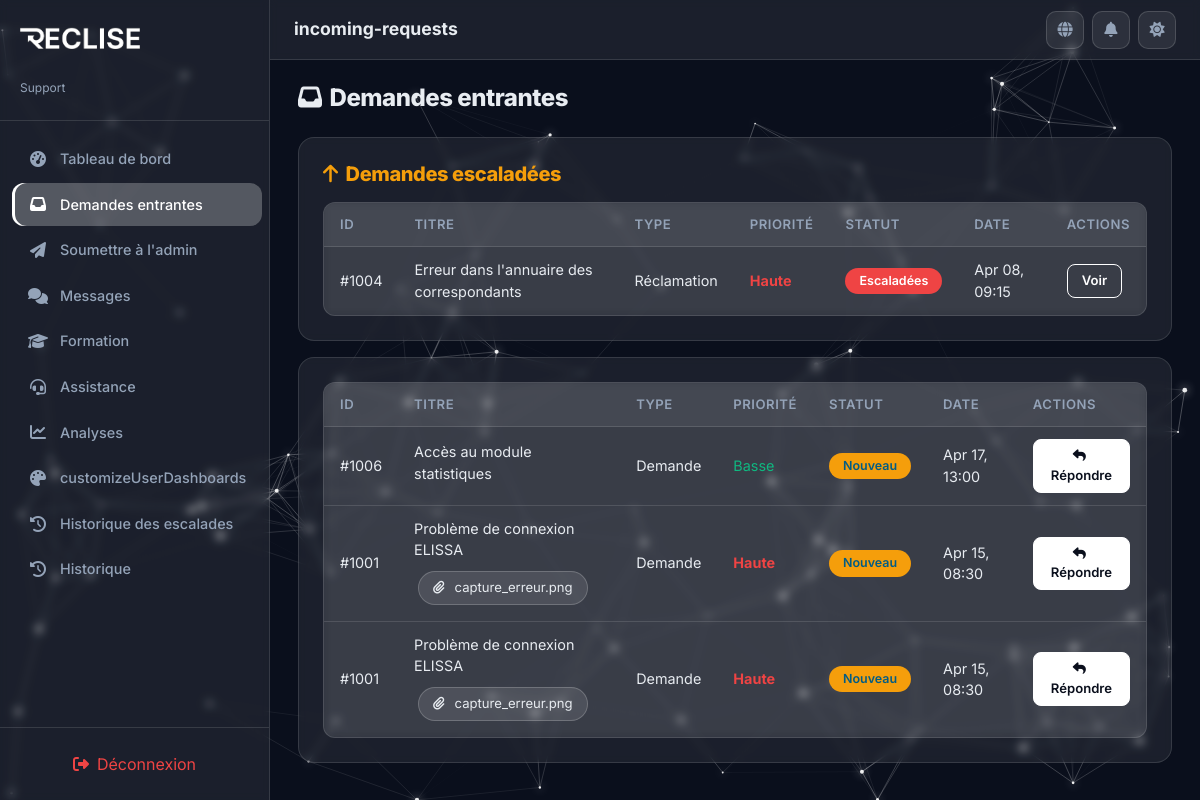
/PhtP/support/test_incoming.php, run on the app's committed database.
### tables this page shows
CREATE TABLE IF NOT EXISTS requests (
  id                INT AUTO_INCREMENT PRIMARY KEY,
  user_id           INT           NOT NULL,
  type              ENUM('request', 'complaint') NOT NULL DEFAULT 'request',
  title             VARCHAR(255)  NOT NULL,
  description       TEXT          NOT NULL,
  category          ENUM('technical', 'access', 'training') NOT NULL DEFAULT 'technical',
  priority          ENUM('low', 'medium', 'high') NOT NULL DEFAULT 'medium',
  status            ENUM('new', 'in_progress', 'resolved', 'escalated', 'closed') NOT NULL DEFAULT 'new',
  assigned_to       INT           DEFAULT NULL,
  escalated_to_admin TINYINT(1)   NOT NULL DEFAULT 0,
  request_from      ENUM('user', 'support') NOT NULL DEFAULT 'user',
  support_response  TEXT          DEFAULT NULL,
  closure_motive    VARCHAR(255)  DEFAULT NULL,
  created_at        DATETIME      NOT NULL DEFAULT CURRENT_TIMESTAMP,
  updated_at        DATETIME      NOT NULL DEFAULT CURRENT_TIMESTAMP ON UPDATE CURRENT_TIMESTAMP,

  CONSTRAINT fk_requests_user      FOREIGN KEY (user_id)     REFERENCES users(id) ON DELETE CASCADE,
  CONSTRAINT fk_requests_assigned  FOREIGN KEY (assigned_to) REFERENCES users(id) ON DELETE SET NULL
);

CREATE TABLE IF NOT EXISTS request_attachments (
  id          INT AUTO_INCREMENT PRIMARY KEY,
  request_id  INT           NOT NULL,
  file_name   VARCHAR(255)  NOT NULL,
  file_path   VARCHAR(500)  DEFAULT NULL,
  uploaded_at DATETIME      NOT NULL DEFAULT CURRENT_TIMESTAMP,

  CONSTRAINT fk_attach_request FOREIGN KEY (request_id) REFERENCES requests(id) ON DELETE CASCADE
);

### PhtP/support/test_incoming.php (called while the page is built, shortened)
<?php
require 'incoming-requests.php';

### PhtP/includes/i18n.php (called while the page is built, shortened)
<?php
function get_translations($lang = 'fr') {
    return $translations[$lang] ?? $translations['fr'];
}
function t($key, $lang = null) {
    if ($lang === null) {
        $lang = $_SESSION['lang'] ?? 'fr';
    }
    $translations = get_translations($lang);
    return $translations[$key] ?? $key;
}
?>

### PhtP/includes/functions.php (called while the page is built, shortened)
<?php
function to_camel($row) {
    $result = [];
    foreach ($row as $key => $value) {
        $camel = preg_replace_callback('/_([a-z])/', function ($m) {
            return strtoupper($m[1]);
        }, $key);
        $result[$camel] = $value;
    }
    return $result;
}
function to_camel_all($rows) {
    return array_map('to_camel', $rows);
}

### PhtP/support/incoming-requests.php (the view, shortened to what this page needs)
<?php
$currentView = 'incoming-requests';
require_once '../includes/header.php';
$stmtEsc = $pdo->query("SELECT r.*, u.full_name AS requesterName
    FROM requests r
    LEFT JOIN users u ON r.user_id = u.id
    WHERE r.escalated_to_admin = 1 AND r.status NOT IN ('resolved','closed')
     ORDER BY r.created_at DESC");
$escalatedReqs = to_camel_all($stmtEsc->fetchAll());
$stmtPend = $pdo->query("SELECT r.*, u.full_name AS requesterName
    FROM requests r
    LEFT JOIN users u ON r.user_id = u.id
    WHERE r.status NOT IN ('resolved','closed') AND (r.escalated_to_admin IS NULL OR r.escalated_to_admin = 0)
     ORDER BY r.created_at DESC");
$pendingReqs = to_camel_all($stmtPend->fetchAll());
$allReqs = array_merge($escalatedReqs, $pendingReqs);
$allIds = array_column($allReqs, 'id');
if (!empty($allIds)) {
    $placeholders = implode(',', array_fill(0, count($allIds), '?'));
    $stmtAtt = $pdo->prepare("SELECT request_id, file_name, file_path FROM request_attachments WHERE request_id IN ($placeholders)");
    $stmtAtt->execute($allIds);
    $atts = $stmtAtt->fetchAll();
}
function statusLabel($status) {
    $map = ['new' => 'statusNew', 'in_progress' => 'statusInProgress', 'resolved' => 'statusResolved', 'escalated' => 'statusEscalated', 'closed' => 'statusClosed'];
    return t($map[$status] ?? 'statusNew');
}
?>
<div class="section-header">
  <h2><i class="fas fa-inbox me-2"></i><?php echo t('incomingRequests'); ?></h2>
</div>
<?php if (!empty($escalatedReqs)): ?>
  <div class="glass-card mb-3" style="overflow-x:auto;">
    <h5 style="color:var(--warning);margin-bottom:16px;"><i class="fas fa-arrow-up me-2"></i><?php echo t('escalatedRequests'); ?></h5>
    <table class="table-glass">
      <thead>
        <tr>
          <th><?php echo t('id'); ?></th>
          <th><?php echo t('title'); ?></th>
          <th><?php echo t('type'); ?></th>
          <th><?php echo t('priority'); ?></th>
          <th><?php echo t('status'); ?></th>
          <th><?php echo t('date'); ?></th>
          <th><?php echo t('actions'); ?></th>
        </tr>
      </thead>
      <tbody>
         <?php foreach ($escalatedReqs as $req): ?>
          <tr>
            <td>#<?= $req['id'] ?></td>
            <td><?= htmlspecialchars($req['title']) ?></td>
            <td><?= $req['type'] === 'complaint' ? t('complaint') : t('request') ?></td>
            <td><span class="priority-<?= $req['priority'] ?>"><?php echo t($req['priority']); ?></span></td>
            <td><span class="status-pill status-escalated"><?php echo t('escalated'); ?></span></td>
            <td><?= $req['createdAt'] ? date('M d, H:i', strtotime($req['createdAt'])) : 'N/A' ?></td>
             <td>
              <button class="btn btn-outline-neon btn-sm" onclick="RecLise.showReplyModal(<?= $req['id'] ?>)"><?php echo t('view'); ?></button>
            </td>
          </tr>
        <?php endforeach; ?>
      </tbody>
    </table>
  </div>
<?php endif; ?>
<div class="glass-card" style="overflow-x:auto;">
    <table class="table-glass">
      <thead>
        <tr>
          <th><?php echo t('id'); ?></th>
          <th><?php echo t('title'); ?></th>
          <th><?php echo t('type'); ?></th>
          <th><?php echo t('priority'); ?></th>
          <th><?php echo t('status'); ?></th>
          <th><?php echo t('date'); ?></th>
          <th><?php echo t('actions'); ?></th>
        </tr>
      </thead>
      <tbody>
        <?php if (empty($pendingReqs)): ?>
          <tr><td colspan="7" class="text-center" style="padding:30px;color:var(--text-secondary)"><?php echo t('noResults'); ?></td></tr>
        <?php else: ?>
          <?php foreach ($pendingReqs as $req): ?>
            <tr>
              <td>#<?= $req['id'] ?></td>
              <td>
               <?= htmlspecialchars($req['title']) ?>
                <div style="margin-top:6px;">
                  <?php if (!empty($req['attachments'])):
                    foreach ($req['attachments'] as $att): ?>
                      <span class="chip" style="cursor:pointer;margin-right:4px;" onclick="window.open('/pfeeeee/PhtP/<?= htmlspecialchars($att['file_path']) ?>', '_blank')">
                        <i class="fas fa-paperclip me-1"></i><?= htmlspecialchars($att['file_name']) ?>
                      </span>
                    <?php endforeach; endif; ?>
                </div>
             </td>
              <td><?= $req['type'] === 'complaint' ? t('complaint') : t('request') ?></td>
              <td><span class="priority-<?= $req['priority'] ?>"><?php echo t($req['priority']); ?></span></td>
              <td><span class="status-pill status-<?= str_replace('_', '-', $req['status']) ?>"><?php echo statusLabel($req['status']); ?></span></td>
              <td><?= $req['createdAt'] ? date('M d, H:i', strtotime($req['createdAt'])) : 'N/A' ?></td>
            <td>
              <button class="btn btn-neon btn-sm" onclick="RecLise.showReplyModal(<?= $req['id'] ?>)"><i class="fas fa-reply me-1"></i><?php echo t('reply'); ?></button>
            </td>
            </tr>
          <?php endforeach; ?>
        <?php endif; ?>
      </tbody>
    </table>
  </div>
<?php require_once '../includes/footer.php'; ?>

### PhtP/includes/header.php (shortened to what this page needs)
<?php
require_once __DIR__ . '/functions.php';
require_once __DIR__ . '/i18n.php';
$currentView = $currentView ?? 'dashboard';
$lang = $_SESSION['lang'] ?? 'fr';
if ($currentView !== 'dashboard') {
    array_unshift($_SESSION['recent_pages'], $currentView);
}
$theme = $_SESSION['theme'] ?? 'dark';
$dir = ($lang === 'ar') ? 'rtl' : 'ltr';
?>
<!DOCTYPE html>
<html lang="<?= $lang ?>" data-bs-theme="<?= $theme ?>" dir="<?= $dir ?>">
<head>
    <link href="https://cdn.jsdelivr.net/npm/bootstrap@5.3.2/dist/css/bootstrap.min.css" rel="stylesheet">
    <link href="https://cdnjs.cloudflare.com/ajax/libs/font-awesome/6.4.0/css/all.min.css" rel="stylesheet">
    <link href="/pfeeeee/PhtP/assets/css/styles.css" rel="stylesheet">
</head>
<body class="<?= $dir === 'rtl' ? 'rtl' : '' ?>">
    <canvas id="particleCanvas"></canvas>
    <div id="appShell">
        <?php require_once __DIR__ . '/sidebar.php'; ?>
        <?php require_once __DIR__ . '/topbar.php'; ?>
        <main class="main-content" id="mainContent">

### PhtP/includes/sidebar.php (shortened to what this page needs)
<nav class="sidebar" id="sidebar">
   <div class="sidebar-header">
    <div>
       <img src="/pfeeeee/Untitled-1rg.png" alt="Logo" class="sidebar-logo" id="sidebarLogoDark" style="display:none;" />
      <small id="sidebarRoleLabel"><?php
        $roleLabels = ['admin' => 'Admin', 'support' => 'Support', 'user' => 'User'];
        echo $roleLabels[$_SESSION['role']] ?? 'User';
      ?></small>
    </div>
  </div>
  <ul class="nav flex-column" id="sidebarNav">
    <?php
    $role = $_SESSION['role'];
    $items = $sidebarItems[$role] ?? $sidebarItems['user'];
    foreach ($items as $item):
      $active = ($currentView === $item['view']) ? 'active' : '';
      $path = "/pfeeeee/PhtP/{$role}/{$item['view']}.php";
    ?>
      <li class="nav-item">
        <a class="nav-link <?= $active ?>" href="<?= $path ?>">
          <i class="fas <?= $item['icon'] ?>"></i>
          <span><?php echo t($item['label']); ?></span>
        </a>
      </li>
    <?php endforeach; ?>
  </ul>
  <div class="sidebar-footer" id="sidebarFooter">
    <button class="btn-logout" onclick="RecLise.handleLogout()" title="<?php echo t('logout'); ?>">
      <i class="fas fa-right-from-bracket"></i>
      <span><?php echo t('logout'); ?></span>
    </button>
  </div>
</nav>

### PhtP/includes/topbar.php (shortened to what this page needs)
<div class="topbar" id="topbar">
  <div class="topbar-title" id="topbarTitle"><?php echo t($currentView ?? 'dashboard'); ?></div>
  <div class="topbar-actions">
    <div class="lang-dropdown">
      <button class="btn-icon" onclick="RecLise.toggleLangMenu()" title="Language">
        <i class="fas fa-globe"></i>
      </button>
    </div>
    <div class="notif-dropdown" style="position:relative;">
      <button class="btn-icon" onclick="RecLise.toggleNotifMenu()" title="Notifications" style="position:relative;">
        <i class="fas fa-bell"></i>
      </button>
    </div>
    <button class="btn-icon" onclick="RecLise.toggleTheme()" title="Toggle theme" id="btnThemeToggle">
      <i class="fas <?php echo ($_SESSION['theme'] ?? 'dark') === 'dark' ? 'fa-sun' : 'fa-moon'; ?>" id="themeIcon"></i>
    </button>
  </div>
</div>

### PhtP/includes/footer.php (shortened to what this page needs)
</main>
</div>
</body>
</html>

### data on the page
requests: id "1004", title "Erreur dans l'annuaire des correspondants", type "Réclamation", priority "Haute", created_at "Apr 08, 09:15"
requests: id "1006", title "Accès au module statistiques", type "Demande", priority "Basse", status "Nouveau", created_at "Apr 17, 13:00"
requests: id "1001", title "Problème de connexion ELISSA", type "Demande", priority "Haute", status "Nouveau", created_at "Apr 15, 08:30"
request_attachments: file_name "capture_erreur.png"

### other printed values
$roleLabels[$_SESSION['role']] "Support"
t($item['label']) "Tableau de bord"
t($item['label']) "Demandes entrantes"
t($item['label']) "Soumettre à l'admin"
t($item['label']) "Messages"
t($item['label']) "Formation"
t($item['label']) "Assistance"
t($item['label']) "Analyses"
t($item['label']) "customizeUserDashboards"
t($item['label']) "Historique des escalades"
t($item['label']) "Historique"
t('logout') "Déconnexion"
t($currentView ?? 'dashboard') "incoming-requests"
t('incomingRequests') "Demandes entrantes"
t('escalatedRequests') "Demandes escaladées"
